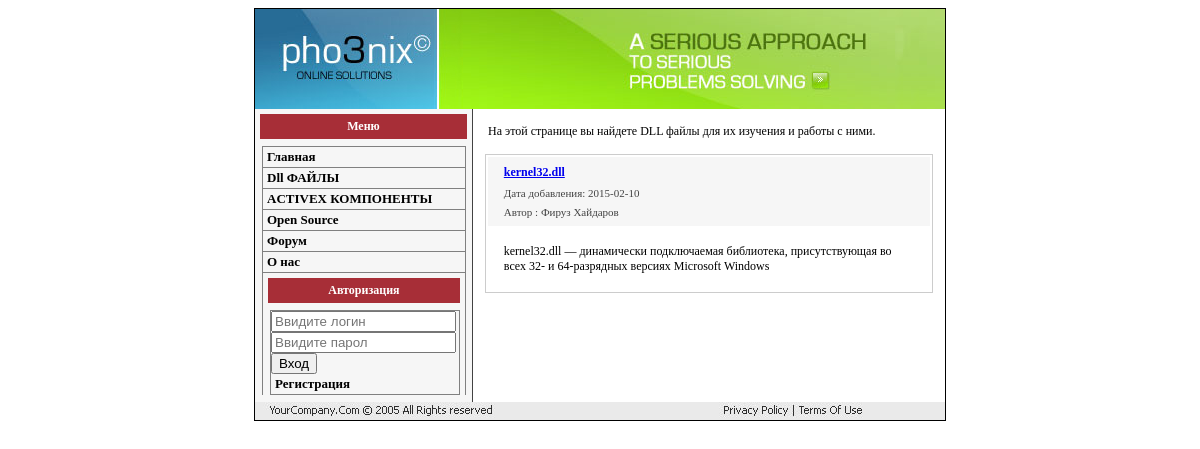
Page /lessons.php on the committed database.
### tables this page shows
CREATE TABLE `settings` (
  `id` int(2) NOT NULL AUTO_INCREMENT,
  `page` varchar(255) NOT NULL DEFAULT '',
  `title` varchar(255) NOT NULL DEFAULT '',
  `meta_d` varchar(255) NOT NULL DEFAULT '',
  `meta_k` varchar(255) NOT NULL DEFAULT '',
  `text` text NOT NULL,
  PRIMARY KEY (`id`)
);

CREATE TABLE `lessons` (
  `id` int(4) NOT NULL AUTO_INCREMENT,
  `title` varchar(255) NOT NULL DEFAULT '',
  `meta_d` varchar(255) NOT NULL DEFAULT '',
  `meta_k` varchar(255) NOT NULL DEFAULT '',
  `date` date NOT NULL DEFAULT '0000-00-00',
  `description` text NOT NULL,
  `text` text NOT NULL,
  `author` varchar(255) NOT NULL DEFAULT '',
  PRIMARY KEY (`id`)
);

### lessons.php (the view, shortened to what this page needs)
<?php
include("blocks/bd.php");
$result = mysql_query("SELECT title,meta_d,meta_k,text FROM settings WHERE page='lessons'", $db);
$myrow = mysql_fetch_array($result);
?>
<!DOCTYPE HTML PUBLIC "-//W3C//DTD HTML 4.01 Transitional//EN" "http://www.w3.org/TR/html4/loose.dtd">
<html>
<head>
    <link href="style.css" rel="stylesheet" type="text/css">
</head>
<body>
<table width="690" border="0" align="center" cellpadding="0" cellspacing="0" bgcolor="#FFFFFF" class="main_border">
    <?php include("blocks/header.php"); ?>
    <tr>
        <td>
            <table width="690" border="0" cellspacing="0" cellpadding="0">
                <tr>
                    <?php include("blocks/lefttd.php"); ?>
                    <td valign="top">
                        <p><?php echo $myrow['text']; ?>          </p>
                        <?php
                        $result = mysql_query("SELECT id,title,description,author,date FROM lessons", $db);
                        $myrow = mysql_fetch_array($result);
                        do {
                            printf("<table align='center' class='lesson'>
     <tr>
         <td class='lesson_title'>
     <p class='lesson_name'><a href='view_lesson.php?id=%s'>%s</a></p>
     <p class='lesson_adds'>Дата добавления: %s</p>
     <p class='lesson_adds'>Автор : %s</p></td>
         </tr>
     <tr>
         <td>%s</td>
         </tr>
     </table><br><br>", $myrow["id"], $myrow["title"], $myrow["date"], $myrow["author"], $myrow["description"]);
                        } while ($myrow = mysql_fetch_array($result));
                        ?>
                        <p>&nbsp;</p></td>
                </tr>
            </table>
        </td>
    </tr>
    <?php include("blocks/footer.php"); ?>
</table>
</body>
</html>

### blocks/header.php
<tr>
<td><img src="img/header.jpg" width="690" height="100"></td>
</tr>

### blocks/lefttd.php (shortened to what this page needs)
<td width="182px" valign="top" class="left">
    <p align="center" class="title">Меню</p>
    <div id="coolmenu">
        <a href="index.php">Главная</a>
        <a href="lessons.php">Dll ФАЙЛЫ</a>
        <a href="articles.php">ACTIVEX КОМПОНЕНТЫ</a>
        <a href="open_source.php">Open Source</a>
        <a href="articles.php">Форум</a>
        <a href="contacts.php">О нас</a>
        <p align="center" class="title">Авторизация</p>
        <div id="coolmenu">
            <?php
               if(isset($_SESSION['user'])){
                   echo "<a href='blocks/deauthorize.php'>Выход</a>";
               }else{
                   include("form_auth.php");
                   echo "<a href='registration.php'>Регистрация</a>";
               }
            ?>
        </div>
    </div>
</td>

### blocks/form_auth.php
<form action="blocks/auth.php" method="post">
    <input type="text" required="" placeholder="Ввидите логин" name="enter-login">
    <input type="password" required="" placeholder="Ввидите парол" name="enter-password">
    <input type="submit" name="enter" value="Вход">
</form>

### blocks/footer.php
<tr>
    <td><img src="img/footer.jpg" width="690" height="18"></td>
  </tr>

### style.css (style rules this page uses)
.main_border { border:1px solid #000000; }
p { font-family:Verdana; font-size:12px; margin:15px; }
.left { background-color:#f6f6f6; border-right:1px solid #424242; }
p.title { background-color: #A72E37; color: #ffffff; font-weight:bold; margin:5px; padding:5px; }
#coolmenu { border: 1px solid gray; border-bottom-width: 0; width: 93%; background-color: #f6f6f6; margin:7px; }
#coolmenu a { font: bold 13px Verdana; padding: 2px; padding-left: 4px; display: block; width: 100%; color: #000000; text-decoration: none; border-bottom: 1px solid gray; }
html>body #coolmenu a { width: auto; }
.lesson { border:1px solid #cccccc; width:95%; }
.lesson_title { background-color:#f6f6f6; }
.lesson_name { font-weight:bold; margin-top:7px; margin-bottom:7px; }
.lesson_adds { font-size:11px; margin-top:7px; margin-bottom:7px; color:#424242; }

### rows in the picture
settings: text "На этой странице вы найдете DLL файлы для их изучения и работы с ними."
lessons: title "kernel32.dll", date "2015-02-10", author "Фируз Хайдаров", description "kernel32.dll — динамически подключаемая библиотека, присутствующая во всех 32- и 64-разрядных версиях Microsoft Windows"
